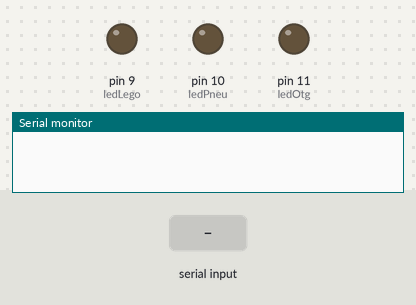
The sketch below on a simulated Arduino Uno, built with avr-gcc and run on an emulated ATmega328P. On the bench: output pins drawn as LEDs (lit = HIGH), the last lines printed to the serial monitor. The test bench sets the inputs (shaded band).

Above: at 1.2 s.
1.3 s: "0" received over Serial
At 2.0 s:
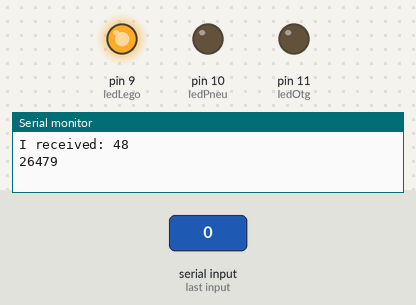
2.8 s: "1" received over Serial
At 3.2 s:
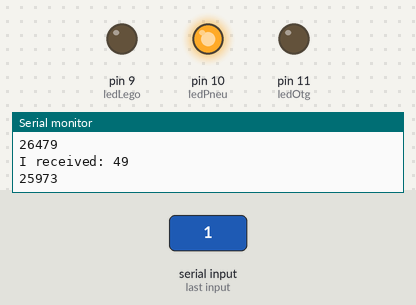
4.3 s: "3" received over Serial
At 5.5 s:
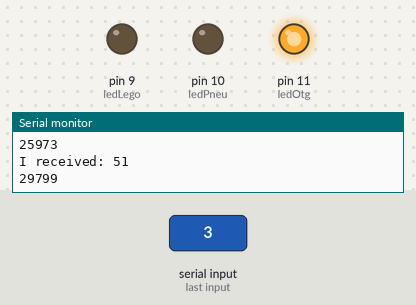
Timing chart, 0 to 7.3 s (numbered marks = the images above; inputs shaded):
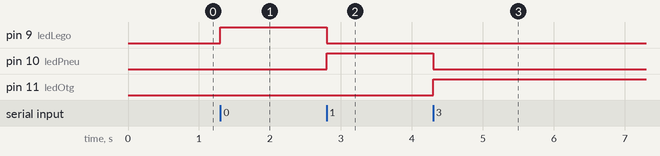

Measured:
- after the input at 1.3 s, pin 9 (ledLego): LOW → HIGH at once
- after the input at 2.8 s, pin 9 (ledLego): HIGH → LOW at once; pin 10 (ledPneu): LOW → HIGH at once
- after the input at 4.3 s, pin 10 (ledPneu): HIGH → LOW at once; pin 11 (ledOtg): LOW → HIGH at once

The sketch:

serial.ino
```cpp
int incomingByte = 0; // for incoming serial data

const int ledLego = 9;
const int ledPneu = 10;
const int ledOtg = 11;


void setup() {
  Serial.begin(9600); // opens serial port, sets data rate to 9600 bps
  pinMode(ledLego, OUTPUT);
  pinMode(ledPneu, OUTPUT);
  pinMode(ledOtg, OUTPUT);


}

void loop() {
  // send data only when you receive data:
  if (Serial.available() > 0) {
    // read the incoming byte:
    incomingByte = Serial.read();

    // say what you got:
    Serial.print("I received: ");
    Serial.println(incomingByte);


      switch(incomingByte) {
          case '0':
            Serial.println('lego');
            digitalWrite(ledLego, HIGH);
            digitalWrite(ledPneu, LOW);
            digitalWrite(ledOtg, LOW);


            break;

          case '1':
            Serial.println('pneu');
             digitalWrite(ledPneu, HIGH);
            digitalWrite(ledLego, LOW);
            digitalWrite(ledOtg, LOW);


            break;

          case '3':
            Serial.println('otg');
            digitalWrite(ledOtg, HIGH);
            digitalWrite(ledPneu, LOW);
            digitalWrite(ledLego, LOW);

            break;

          default:
            // handle unwanted input here
            break;
    }


  }
}
```
